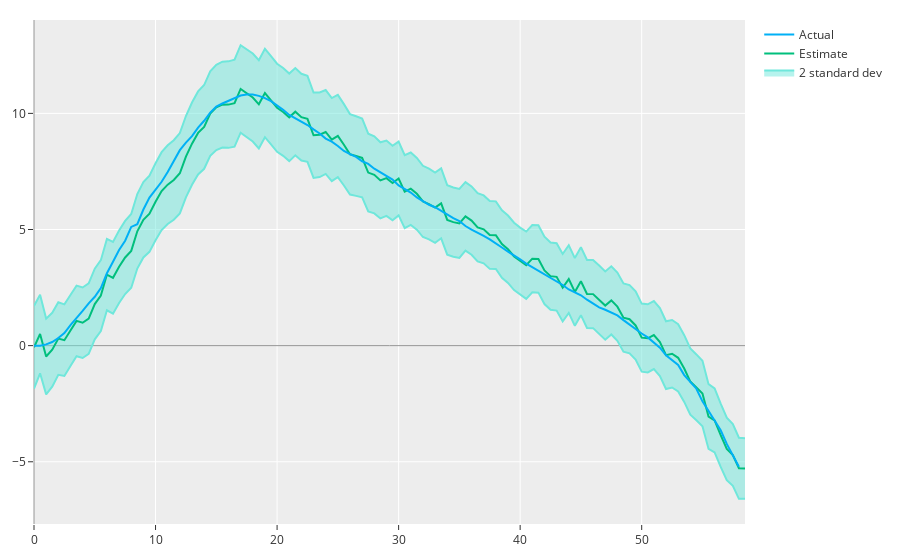

The notebook cell this image was saved under:
### Code cell
fig = go.Figure()


fig.add_trace(
    go.Scatter(
        x=t,
        y=[x + std for x, std in zip(x_k_k_close, x_std_close)],
        # fill='tonexty',
        line_color='rgb(111, 231, 219)',
        showlegend=False
    )
)

fig.add_trace(
    go.Scatter(
        x=t,
        y=[x - std for x, std in zip(x_k_k_close, x_std_close)],
        # fill='',
        fill='tonexty',
        line_color='rgb(111, 231, 219)',
        name="2 standard dev"
    )
)


fig.add_trace(
    go.Scatter(
        x=t,
        y=x_k_k_close,
        name="Estimate"
    )
)

fig.add_trace(
    go.Scatter(
        x=t,
        y=x_act,
        name="Actual"
    )
)

fig.update_layout(
    margin=dict(l=20, r=20, b=20, t=20),
    # height=600, width=600,
    # yaxis=dict(scaleanchor="x", scaleratio=1),
    xaxis_zeroline=True,
    yaxis_zeroline=True,
    xaxis_zerolinecolor='#969696',
    yaxis_zerolinecolor='#969696',
    # xaxis_range=[-25, 25],
    # yaxis_range=[-25, 25],
)
